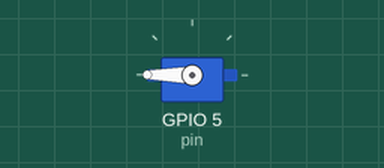
The program below on a simulated Raspberry Pi (BCM pin numbers). On the bench: servo. Servo angles are drawn from the pulse width (0.5 ms = 0°, 2.5 ms = 180°).

Above: at 0.3 s.
At 10.2 s:
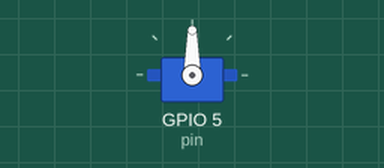
At 22.0 s:
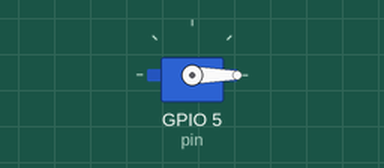
At 39.9 s:
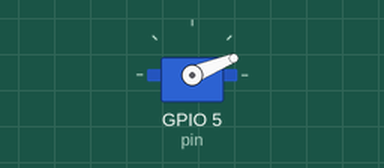
Timing chart, 0 to 40.0 s (numbered marks = the images above):
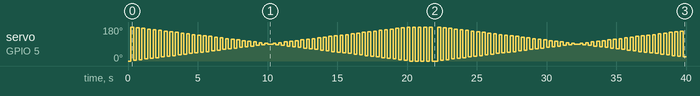

The program:

07_Servo.py
```python
import RPi.GPIO as GPIO
import time

pin = 5
t = 1.5

GPIO.setmode(GPIO.BCM)

GPIO.setup(pin, GPIO.OUT)

pwm = GPIO.PWM(pin, 50)
pwm.start(0)

try:
    while True:
        for i in range(2*5, 13*5):
            pwm.ChangeDutyCycle((i/5) + 0.5)
            time.sleep(0.2)

            pwm.ChangeDutyCycle(14.5-(i/5))
            time.sleep(0.2)
finally:
    pwm.stop()
    GPIO.cleanup()
    print("finally")
```

Measured:
- by itself, servo on GPIO 5 (pin): 0° → 180° at 0.20 s, → 4° 0.20 s later, → 176° 0.20 s later, → 7° 0.20 s later, … (196 changes in this stretch)
